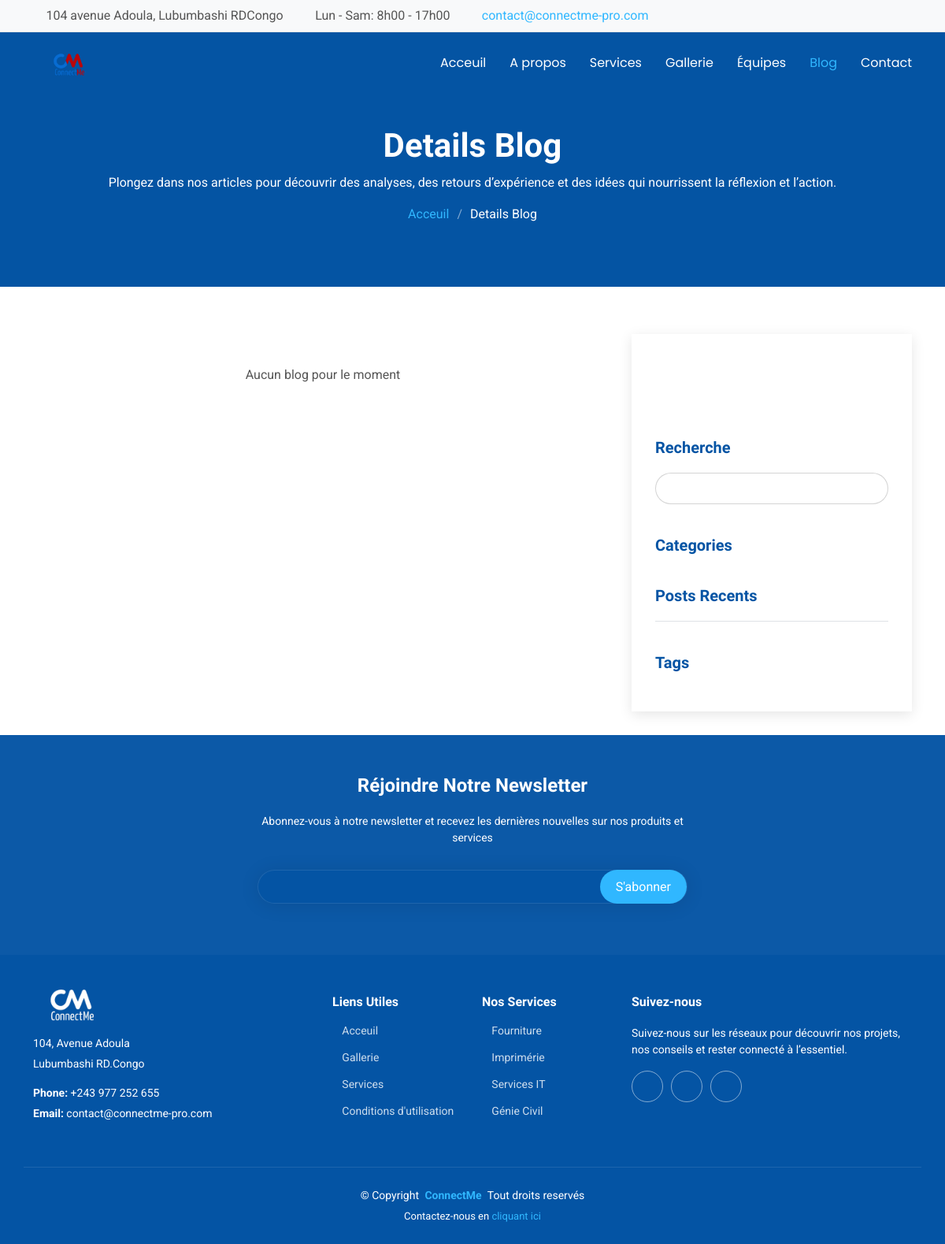
Page /blog_detail on the earlier database version.
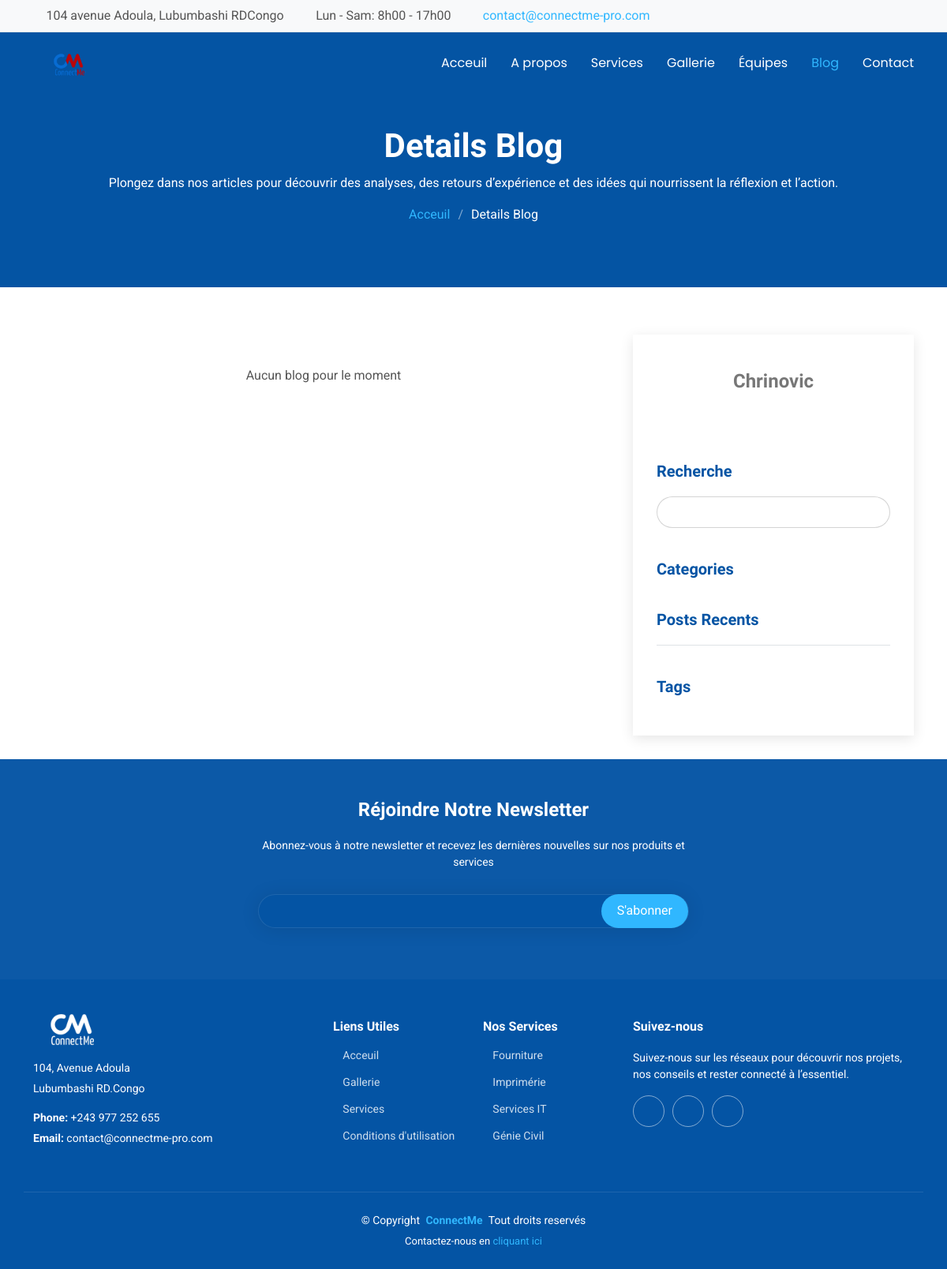
Same page on the later database version.
### app/utils/authentication/models.py (models this page shows, shortened)
class Director(db.Model):
    id = db.Column(db.Integer, primary_key=True)
    user_id = db.Column(db.Integer, db.ForeignKey('user.id'), nullable=False)
    username = db.Column(db.String(255), unique=True, nullable=False, index=True)
    email = db.Column(db.String(255), unique=True, nullable=False, index=True)
    compuny_name = db.Column(db.String(255), unique=True, nullable=False, index=True)
    position =  db.Column(db.String(255), nullable=False)
    docs = db.Column(db.String(255), nullable=False)
    password = db.Column(db.String(255), nullable=False)
    image = db.Column(db.String(300), nullable=True)  # Photo officielle
    created_at = db.Column(db.DateTime, default=datetime.utcnow)

### app/home/routes.py (the view, shortened to what this page needs)
@blueprint.route('/blog_detail')
def blog_detail():
    compuny = Director.query.first()
    tag_count = db.session.query(Blog.category, db.func.count(Blog.id)).group_by(Blog.category).all()
    latest_post = Blog.query.order_by(Blog.created_at.desc()).first()
    recent_posts = Blog.query.order_by(Blog.created_at.desc()).limit(8).all()
    form_comments = CommentForm()
    category_counts = db.session.query(Blog.category, func.count(Blog.id)).group_by(Blog.category).all()
    category_count_dict = {category: count for category, count in category_counts}
    return render_template('home/blog-details.html', page_active="blog_detail",
                           compuny=compuny, tag_count=tag_count,
                           latest_post=latest_post, recent_posts=recent_posts,
                           form_comments=form_comments,
                           category_count_dict=category_count_dict
                           )

### app/utils/admin/forms.py
class CommentForm(FlaskForm):
    name = StringField('Name', validators=[DataRequired(), Length(min=2, max=20)])
    email = StringField('Email', validators=[DataRequired(), Email()])
    content = TextAreaField('Content', validators=[DataRequired()])
    submit = SubmitField('Send')

### app/__init__.py (called while the page is built)
def register_blueprints(app):
    for module_name in ('authentication', 'home', 'admin'):
        module = import_module('app.{}.routes'.format(module_name))
        app.register_blueprint(module.blueprint)
    @app.teardown_request
    def shutdown_session(exception=None):
        db.session.remove()

### app/templates/home/blog-details.html (shortened to what the changed rows need)
<!DOCTYPE html>
<html lang="en">
<head>
  {% include 'includes/home/head_site.html' %}
</head>
<body class="blog-details-page">
  <main class="main">
    <div class="page-title dark-background">
      <div class="container position-relative">
        <h1>Details Blog</h1>
      </div>
    </div>
    <div class="container">
      <div class="row">
        <div class="col-lg-4 sidebar">
          <div class="widgets-container">
            <div class="blog-author-widget widget-item">
              <div class="d-flex flex-column align-items-center">
                <h4>{{ compuny.username }}</h4>
                <div class="social-links">
                  <a href="https://x.com/#"><i class="bi bi-twitter-x"></i></a>
                  <a href="https://facebook.com/thierry%20mwehu?_rdc=1&_rdr"><i class="bi bi-facebook"></i></a>
                  <a href="https://instagram.com/connectme"><i class="biu bi-instagram"></i></a>
                  <a href="https://instagram.com/#"><i class="biu bi-linkedin"></i></a>
                </div>
              </div>
            </div>
          </div>
        </div>
      </div>
    </div>
  </main>
</body>
</html>

Differences in the rows shown:
added Director: username "Chrinovic"
